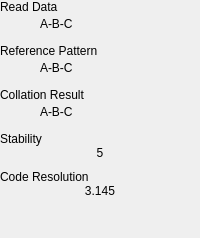
                          <widget class="QWidget" name="tab_setupTool_1_ModGuiMain">
                           <attribute name="title">
                            <string>Tab 1</string>
                           </attribute>
                           <layout class="QVBoxLayout" name="verticalLayout_12">
                            <property name="leftMargin">
                             <number>0</number>
                            </property>
                            <property name="topMargin">
                             <number>0</number>
                            </property>
                            <property name="rightMargin">
                             <number>0</number>
                            </property>
                            <property name="bottomMargin">
                             <number>0</number>
                            </property>
                            <item>
                             <layout class="QVBoxLayout" name="v_tabWidget_setupTool_1">
                              <property name="spacing">
                               <number>0</number>
                              </property>
                              <item>
                               <widget class="QLabel" name="label_tab1_ReadData">
                                <property name="text">
                                 <string>Read Data</string>
                                </property>
                               </widget>
                              </item>
                              <item>
                               <layout class="QHBoxLayout" name="horizontalLayout_19">
                                <property name="spacing">
                                 <number>0</number>
                                </property>
                                <item>
                                 <spacer name="horizontalSpacer_10">
                                  <property name="orientation">
                                   <enum>Qt::Horizontal</enum>
                                  </property>
                                  <property name="sizeType">
                                   <enum>QSizePolicy::Fixed</enum>
                                  </property>
                                  <property name="sizeHint" stdset="0">
                                   <size>
                                    <width>40</width>
                                    <height>20</height>
                                   </size>
                                  </property>
                                 </spacer>
                                </item>
                                <item>
                                 <widget class="QLabel" name="label_tab1_showDataReaded">
                                  <property name="text">
                                   <string>A-B-C</string>
                                  </property>
                                 </widget>
                                </item>
                               </layout>
                              </item>
                              <item>
                               <spacer name="verticalSpacer_8">
                                <property name="orientation">
                                 <enum>Qt::Vertical</enum>
                                </property>
                                <property name="sizeType">
                                 <enum>QSizePolicy::Fixed</enum>
                                </property>
                                <property name="sizeHint" stdset="0">
                                 <size>
                                  <width>20</width>
                                  <height>10</height>
                                 </size>
                                </property>
                               </spacer>
                              </item>
                              <item>
                               <widget class="QLabel" name="label_tab1_ReferencePattern">
                                <property name="text">
                                 <string>Reference Pattern</string>
                                </property>
                               </widget>
                              </item>
                              <item>
                               <layout class="QHBoxLayout" name="horizontalLayout_20">
                                <property name="spacing">
                                 <number>0</number>
                                </property>
                                <item>
                                 <spacer name="horizontalSpacer_9">
                                  <property name="orientation">
                                   <enum>Qt::Horizontal</enum>
                                  </property>
                                  <property name="sizeType">
                                   <enum>QSizePolicy::Fixed</enum>
                                  </property>
                                  <property name="sizeHint" stdset="0">
                                   <size>
                                    <width>40</width>
                                    <height>20</height>
                                   </size>
                                  </property>
                                 </spacer>
                                </item>
                                <item>
                                 <widget class="QLabel" name="label_tab1_showDataReferen">
                                  <property name="text">
                                   <string>A-B-C</string>
                                  </property>
                                 </widget>
                                </item>
                               </layout>
                              </item>
                              <item>
                               <spacer name="verticalSpacer_9">
                                <property name="orientation">
                                 <enum>Qt::Vertical</enum>
                                </property>
                                <property name="sizeType">
                                 <enum>QSizePolicy::Fixed</enum>
                                </property>
                                <property name="sizeHint" stdset="0">
                                 <size>
                                  <width>20</width>
                                  <height>10</height>
                                 </size>
                                </property>
                               </spacer>
                              </item>
                              <item>
                               <widget class="QLabel" name="label_tab1_CollationResult">
                                <property name="text">
                                 <string>Collation Result</string>
                                </property>
                               </widget>
                              </item>
                              <item>
                               <layout class="QHBoxLayout" name="horizontalLayout_21">
                                <property name="spacing">
                                 <number>0</number>
                                </property>
                                <item>
                                 <spacer name="horizontalSpacer_8">
                                  <property name="orientation">
                                   <enum>Qt::Horizontal</enum>
                                  </property>
                                  <property name="sizeType">
                                   <enum>QSizePolicy::Fixed</enum>
                                  </property>
                                  <property name="sizeHint" stdset="0">
                                   <size>
                                    <width>40</width>
                                    <height>20</height>
                                   </size>
                                  </property>
                                 </spacer>
                                </item>
                                <item>
                                 <widget class="QLabel" name="label_tab1_showResultCollation">
                                  <property name="text">
                                   <string>A-B-C</string>
                                  </property>
                                 </widget>
                                </item>
                               </layout>
                              </item>
                              <item>
                               <spacer name="verticalSpacer_10">
                                <property name="orientation">
                                 <enum>Qt::Vertical</enum>
                                </property>
                                <property name="sizeType">
                                 <enum>QSizePolicy::Fixed</enum>
                                </property>
                                <property name="sizeHint" stdset="0">
                                 <size>
                                  <width>20</width>
                                  <height>10</height>
                                 </size>
                                </property>
                               </spacer>
                              </item>
                              <item>
                               <widget class="QLabel" name="label_tab1_Stability">
                                <property name="text">
                                 <string>Stability</string>
                                </property>
                               </widget>
                              </item>
                              <item>
                               <layout class="QHBoxLayout" name="horizontalLayout_22">
                                <property name="spacing">
                                 <number>0</number>
                                </property>
                                <item>
                                 <widget class="QLabel" name="label_tab1_showStability">
                                  <property name="text">
                                   <string>5</string>
                                  </property>
                                  <property name="alignment">
                                   <set>Qt::AlignCenter</set>
                                  </property>
                                 </widget>
                                </item>
                               </layout>
                              </item>
                              <item>
                               <spacer name="verticalSpacer_11">
                                <property name="orientation">
                                 <enum>Qt::Vertical</enum>
                                </property>
                                <property name="sizeType">
                                 <enum>QSizePolicy::Fixed</enum>
                                </property>
                                <property name="sizeHint" stdset="0">
                                 <size>
                                  <width>20</width>
                                  <height>10</height>
                                 </size>
                                </property>
                               </spacer>
                              </item>
                              <item>
                               <widget class="QLabel" name="label_tab1_CodeResolution">
                                <property name="text">
                                 <string>Code Resolution</string>
                                </property>
                               </widget>
                              </item>
                              <item>
                               <layout class="QHBoxLayout" name="horizontalLayout_23">
                                <property name="spacing">
                                 <number>0</number>
                                </property>
                                <item>
                                 <widget class="QLabel" name="label_tab1showResolutionCode">
                                  <property name="text">
                                   <string>3.145</string>
                                  </property>
                                  <property name="alignment">
                                   <set>Qt::AlignCenter</set>
                                  </property>
                                 </widget>
                                </item>
                               </layout>
                              </item>
                              <item>
                               <spacer name="verticalSpacer_7">
                                <property name="orientation">
                                 <enum>Qt::Vertical</enum>
                                </property>
                                <property name="sizeType">
                                 <enum>QSizePolicy::Preferred</enum>
                                </property>
                                <property name="sizeHint" stdset="0">
                                 <size>
                                  <width>20</width>
                                  <height>40</height>
                                 </size>
                                </property>
                               </spacer>
                              </item>
                             </layout>
                            </item>
                           </layout>
                          </widget>
